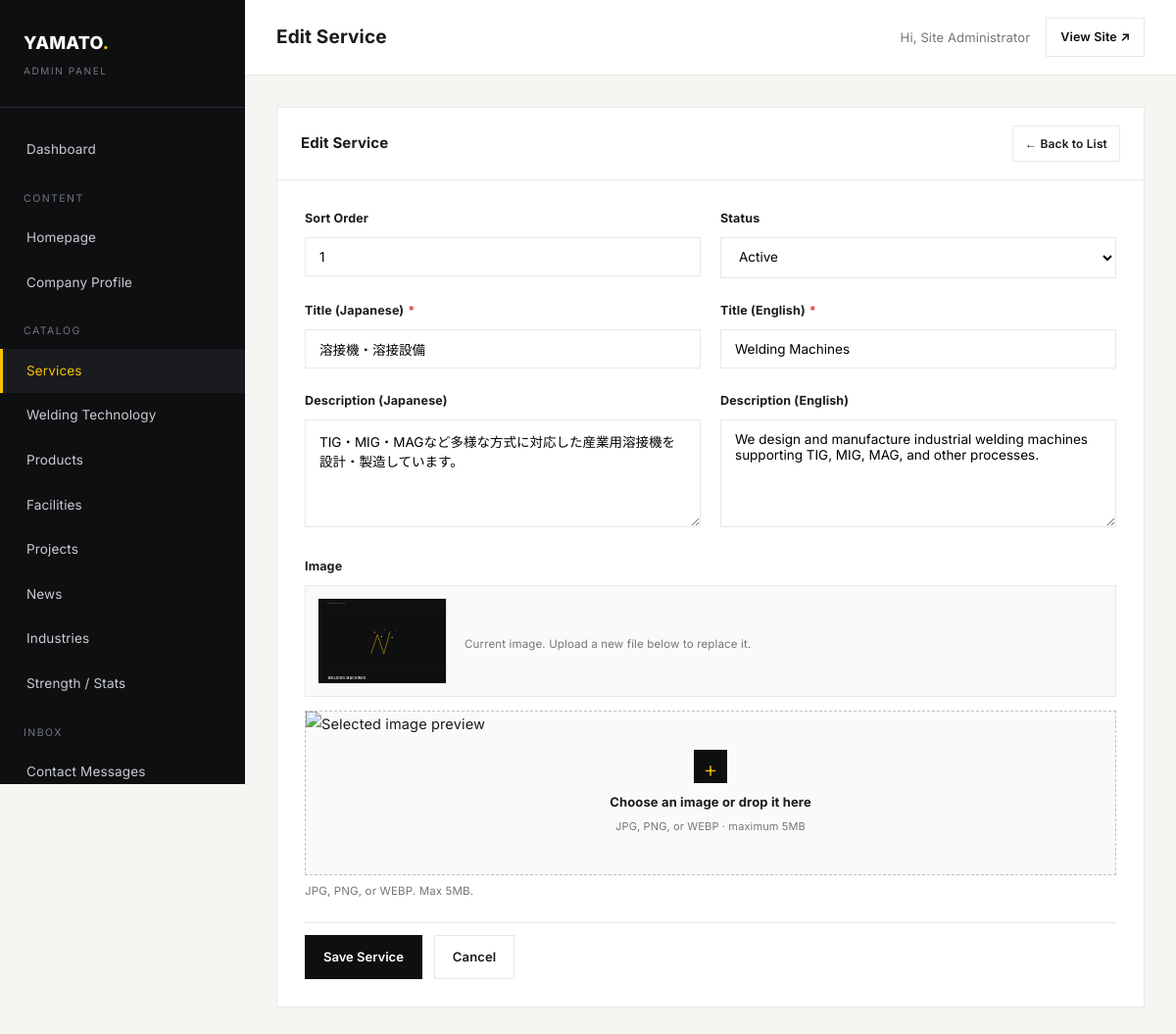
Page /admin/service-form.php?id=1 (signed in) on the committed database.
### tables this page shows
CREATE TABLE services (
    id INT AUTO_INCREMENT PRIMARY KEY,
    sort_order INT DEFAULT 0,
    title_ja VARCHAR(255) NOT NULL,
    title_en VARCHAR(255) NOT NULL,
    description_ja TEXT,
    description_en TEXT,
    image VARCHAR(255),
    status TINYINT(1) DEFAULT 1,
    created_at TIMESTAMP DEFAULT CURRENT_TIMESTAMP
);

### includes/functions.php (called while the page is built, shortened)
<?php
function e(?string $value): string
{
    return htmlspecialchars((string) $value, ENT_QUOTES, 'UTF-8');
}
function image_url(?string $filename, string $subfolder): string
{
    return base_url('uploads/' . $subfolder . '/' . $filename);
}
function base_url(string $path = ''): string
{
    $scriptDir = str_replace('\\', '/', dirname($_SERVER['SCRIPT_NAME']));
    if (basename($scriptDir) === 'admin') {
        $scriptDir = dirname($scriptDir);
    }
    $scriptDir = rtrim($scriptDir, '/');
    return $scriptDir . '/' . ltrim($path, '/');
}
function admin_url(string $path = ''): string
{
    return rtrim(base_url('admin'), '/') . '/' . ltrim($path, '/');
}

### admin/service-form.php (the view, shortened to what this page needs)
<?php
$pdo = getPDO();
$id = isset($_GET['id']) ? (int) $_GET['id'] : 0;
$service = null;
if ($id) {
    $stmt = $pdo->prepare("SELECT * FROM services WHERE id = :id");
    $stmt->execute([':id' => $id]);
    $service = $stmt->fetch();
}
$old = $service ?: [
    'sort_order' => 0, 'title_ja' => '', 'title_en' => '', 'description_ja' => '',
    'description_en' => '', 'status' => 1, 'image' => null,
];
$adminTitle  = $id ? 'Edit Service' : 'Add Service';
include __DIR__ . '/includes/admin-header.php';
?>
<div class="admin-panel">
    <div class="admin-panel-head">
        <h2><?= e($adminTitle) ?></h2>
        <a href="<?= e(admin_url('services.php')) ?>" class="abtn abtn--outline abtn--sm">&larr; Back to List</a>
    </div>
    <form method="post" enctype="multipart/form-data" class="admin-form">
        <div class="aform-row--split2">
            <div class="aform-row">
                <label class="aform-label">Sort Order</label>
                <input type="number" name="sort_order" class="aform-control" value="<?= e((string)$old['sort_order']) ?>">
            </div>
            <div class="aform-row">
                <label class="aform-label">Status</label>
                <select name="status" class="aform-control">
                    <option value="1" <?= $old['status'] ? 'selected' : '' ?>>Active</option>
                </select>
            </div>
        </div>
        <div class="aform-row--split2">
            <div class="aform-row">
                <label class="aform-label">Title (Japanese)<span class="req">*</span></label>
                <input type="text" name="title_ja" class="aform-control" value="<?= e($old['title_ja']) ?>" required>
            </div>
            <div class="aform-row">
                <label class="aform-label">Title (English)<span class="req">*</span></label>
                <input type="text" name="title_en" class="aform-control" value="<?= e($old['title_en']) ?>" required>
            </div>
        </div>
        <div class="aform-row--split2">
            <div class="aform-row">
                <label class="aform-label">Description (Japanese)</label>
                <textarea name="description_ja" class="aform-control"><?= e($old['description_ja']) ?></textarea>
            </div>
            <div class="aform-row">
                <label class="aform-label">Description (English)</label>
                <textarea name="description_en" class="aform-control"><?= e($old['description_en']) ?></textarea>
            </div>
        </div>
        <div class="aform-row">
            <label class="aform-label">Image</label>
            <?php if (!empty($old['image'])): ?>
            <div class="aform-current-image">
                <img src="<?= e(image_url($old['image'], 'services')) ?>" alt="">
                <span class="aform-hint">Current image. Upload a new file below to replace it.</span>
            </div>
            <?php endif; ?>
            <div class="aform-hint">JPG, PNG, or WEBP. Max 5MB.</div>
        </div>
        <div class="aform-actions">
            <button type="submit" class="abtn abtn--primary">Save Service</button>
            <a href="<?= e(admin_url('services.php')) ?>" class="abtn abtn--outline">Cancel</a>
        </div>
    </form>
</div>
<?php include __DIR__ . '/includes/admin-footer.php'; ?>

### assets/css/style.css (style rules this page uses)
:root { --c-black: #0E0F11; --c-graphite: #191B1F; --c-dark-gray: #292C31; --c-gray: #72767C; --c-light-gray: #E8E9E7; --c-white: #FFFFFF; --c-off-white: #F5F5F2; --c-yellow: #F5C400; --font-jp: 'Noto Sans JP', 'Inter', sans-serif; --font-en: 'Inter', 'Noto Sans JP', sans-serif; --container: 1240px; --gutter: 32px; --header-h: 88px; --ease: cubic-bezier(.22, .61, .36, 1); --transition: 0.5s var(--ease); }
html[lang="en"] { --font-body: var(--font-en); }
*, *::before, *::after { box-sizing: border-box; }
html { scroll-behavior: smooth; }
body { margin: 0; font-family: var(--font-body, var(--font-jp)); color: var(--c-graphite); background: var(--c-white); -webkit-font-smoothing: antialiased; line-height: 1.75; font-size: 16px; letter-spacing: 0.01em; overflow-x: hidden; }
img { max-width: 100%; display: block; }
a { color: inherit; text-decoration: none; }
button { font-family: inherit; cursor: pointer; }
input, textarea, select { font-family: inherit; font-size: 1rem; }
h1, h2, h3, h4, p { margin: 0; }

### assets/css/admin.css (style rules this page uses)
body.admin-body { margin: 0; font-family: 'Inter', sans-serif; background: var(--c-off-white); color: var(--c-graphite); font-size: 14.5px; }
.admin-panel { background: var(--c-white); border: 1px solid var(--c-light-gray); margin-bottom: 28px; }
.admin-panel-head { padding: 18px 24px; border-bottom: 1px solid var(--c-light-gray); display: flex; align-items: center; justify-content: space-between; }
.admin-panel-head h2 { font-size: 15px; font-weight: 700; }
.abtn { display: inline-flex; align-items: center; gap: 8px; padding: 10px 18px; font-size: 13px; font-weight: 600; border: 1px solid transparent; cursor: pointer; background: none; font-family: inherit; }
.abtn--primary { background: var(--c-black); color: var(--c-white); }
.abtn--outline { border-color: var(--c-light-gray); color: var(--c-graphite); }
.abtn--sm { padding: 7px 12px; font-size: 12px; }
.admin-form { padding: 28px; }
.aform-row { margin-bottom: 22px; }
.aform-row--split2 { display: grid; grid-template-columns: 1fr 1fr; gap: 20px; }
.aform-label { display: block; font-size: 12.5px; font-weight: 700; margin-bottom: 8px; color: var(--c-graphite); }
.aform-label .req { color: #D64545; margin-left: 4px; }
.aform-hint { font-size: 11.5px; color: var(--c-gray); margin-top: 6px; }
.aform-control { width: 100%; padding: 11px 14px; border: 1px solid var(--c-light-gray); font-size: 13.5px; background: var(--c-white); font-family: inherit; }
textarea.aform-control { min-height: 110px; resize: vertical; }
.aform-actions { display: flex; gap: 12px; padding-top: 12px; border-top: 1px solid var(--c-light-gray); margin-top: 8px; }
.aform-current-image { display: flex; align-items: center; gap: 18px; margin-bottom: 14px; padding: 12px; border: 1px solid var(--c-light-gray); background: #FAFAF8; }
.aform-current-image img { width: 132px; height: 88px; object-fit: cover; border: 1px solid var(--c-light-gray); background: var(--c-graphite); }

### rows in the picture
services: sort_order "1", status "Active", title_ja "溶接機・溶接設備", title_en "Welding Machines", description_ja "TIG・MIG・MAGなど多様な方式に対応した産業用溶接機を設計・製造しています。", description_en "We design and manufacture industrial welding machines supporting TIG, MIG, MAG, and other processes.", image (picture)

### other values in the picture
$adminTitle "Edit Service"
$_SESSION['admin_name'] ?: $_SESSION['admin_username'] "Site Administrator"
